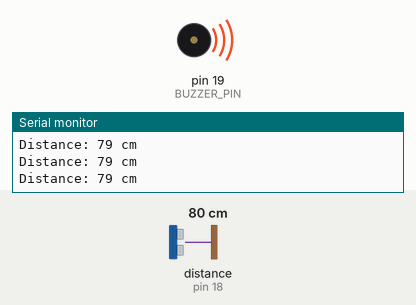
Bench run of a program on a simulated Arduino Uno, built with avr-gcc and run on an emulated ATmega328P. On the bench: buzzer (waves = sounding, pin HIGH), the last lines printed to the serial monitor. Wiring (inferred from the names in the program): ultrasonic range finder: trigger pin 5; echo pin 18. The test bench sets the inputs (shaded band); at power-on: distance to the obstacle (sensor on pin 18) 80 cm. The echo pulse lasts 58.3 µs per cm; pins used as bus, display or sensor lines are not drawn.

Above: at 1.2 s.
1.3 s: distance to the obstacle (sensor on pin 18) set to 120 cm
At 1.9 s:
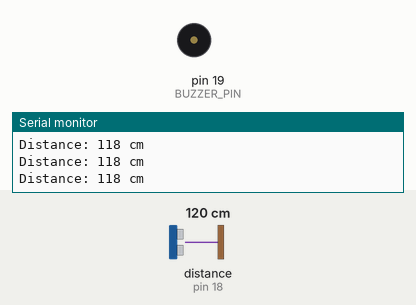
2.9 s: distance to the obstacle (sensor on pin 18) set to 2 cm
At 4.0 s:
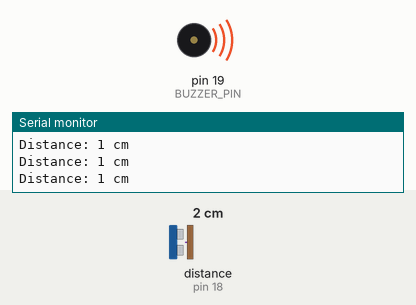
4.6 s: distance to the obstacle (sensor on pin 18) set to 250 cm
At 5.9 s:
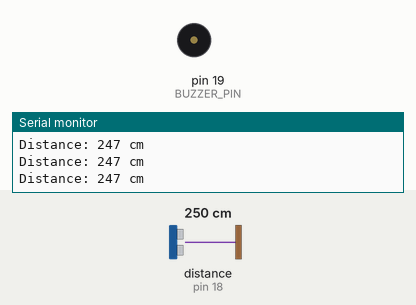
Timing chart, 0 to 7.6 s (numbered marks = the images above; inputs shaded):
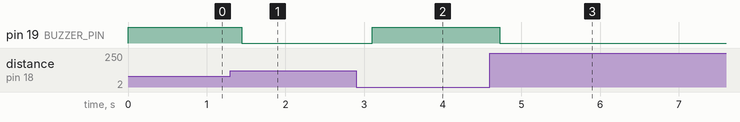

The program:

main.cpp
```cpp
#include <Arduino.h>
#define TRIG_PIN 5
#define ECHO_PIN 18
#define BUZZER_PIN 19

void setup() {
  pinMode(TRIG_PIN, OUTPUT);
  pinMode(ECHO_PIN, INPUT);
  pinMode(BUZZER_PIN, OUTPUT);
  Serial.begin(115200);
}

void loop() {
  long duration, distance;

  digitalWrite(TRIG_PIN, LOW);
  delayMicroseconds(2);
  digitalWrite(TRIG_PIN, HIGH);
  delayMicroseconds(10);
  digitalWrite(TRIG_PIN, LOW);

  duration = pulseIn(ECHO_PIN, HIGH);
  distance = duration * 0.034 / 2;

  Serial.print("Distance: ");
  Serial.print(distance);
  Serial.println(" cm");

  if (distance < 100) {
    digitalWrite(BUZZER_PIN, HIGH);
  } else {
    digitalWrite(BUZZER_PIN, LOW);
  }

  delay(200);
}
```

Measured:
- after the input at 1.3 s, pin 19 (BUZZER_PIN): HIGH → LOW after 0.15 s
- after the input at 2.9 s, pin 19 (BUZZER_PIN): LOW → HIGH after 0.20 s
- after the input at 4.6 s, pin 19 (BUZZER_PIN): HIGH → LOW after 0.12 s
